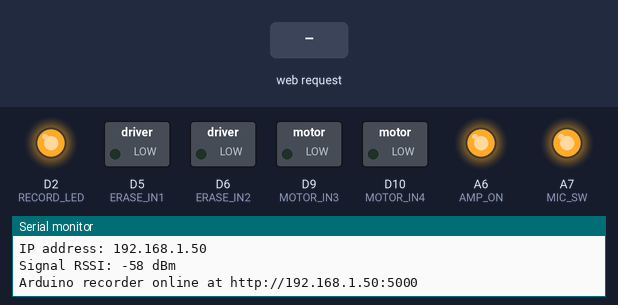
Recording of a sketch running on a simulated Arduino Nano 33 IoT. Shown: switched loads named in the sketch (green lamp = pin HIGH), output pins drawn as LEDs (lit = HIGH), the last lines printed to the serial monitor. Inputs (shaded band) come from the test bench. WiFi joins after 1.5 s; servers stay silent unless stated.

Above: at 2.8 s.
2.9 s: HTTP request GET /power/off received
At 4.0 s:
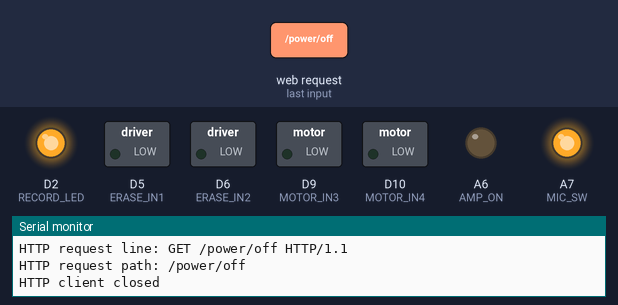
4.4 s: HTTP request GET /record received
At 5.3 s:
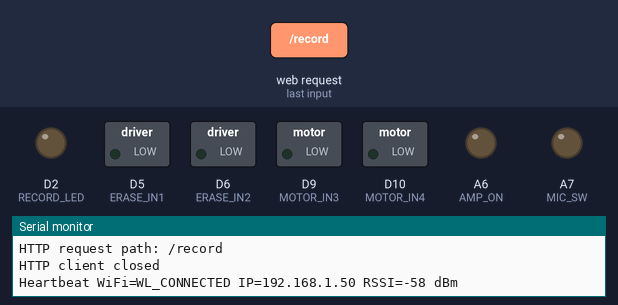
6.0 s: HTTP request GET /erase/on received
At 7.1 s:
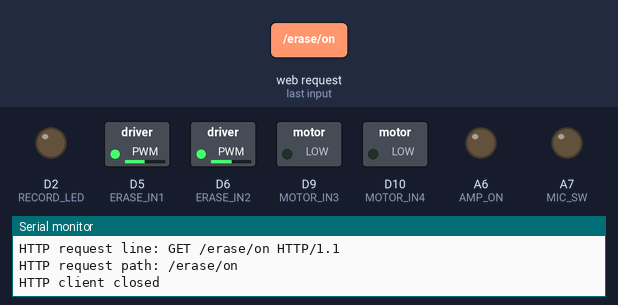
7.5 s: HTTP request GET /ping received
At 8.7 s:
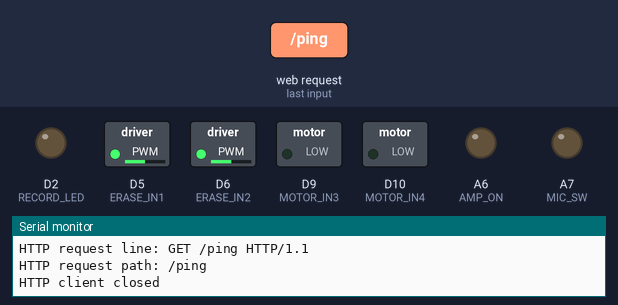
9.0 s: HTTP request GET /power/on received
At 9.4 s:
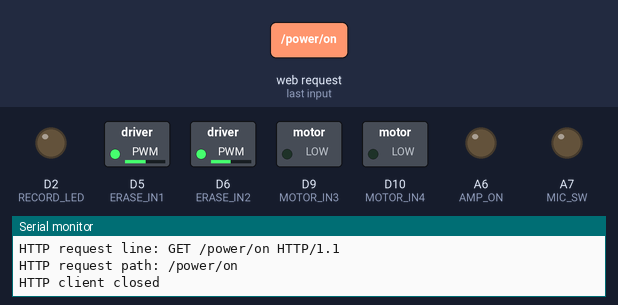
11.5 s: HTTP request GET /play received
At 12.5 s:
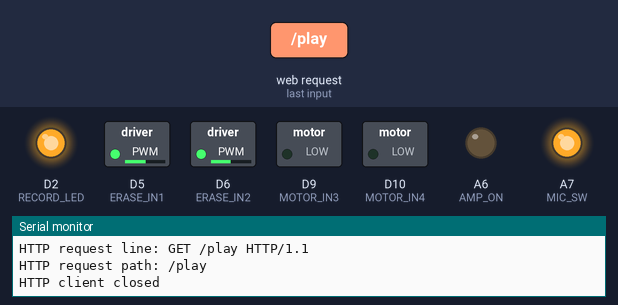
Timing chart, 0 to 36.5 s (numbered marks = the images above; inputs shaded):
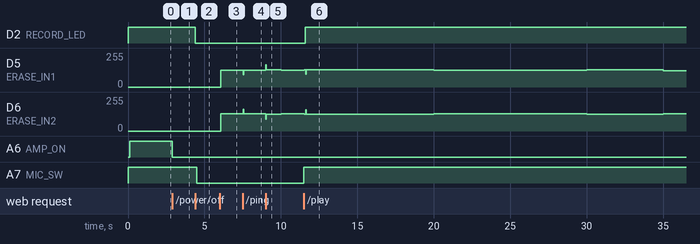

The sketch:

arduino_wifi.ino
```cpp
#include <SPI.h>
#include <WiFiNINA.h>

// Fill these in before uploading to the Nano 33 IoT.
const char WIFI_SSID[] = "gigacube-5039";
const char WIFI_PASS[] = "7eARDTBA65L35d68";

const int HTTP_PORT = 5000;
WiFiServer server(HTTP_PORT);

const int AMP_ON     = 20;  // HIGH = amp on, LOW = muted
const int MIC_SW     = 21;  // inverted: LOW = mic connected, HIGH = mic disconnected
const int RECORD_LED = 2;   // active-low LED

const int ERASE_IN1  = 5;   // DRV8833 erase channel IN1
const int ERASE_IN2  = 6;   // DRV8833 erase channel IN2

const int MOTOR_IN3  = 9;   // DRV8833 motor channel IN3
const int MOTOR_IN4  = 10;  // DRV8833 motor channel IN4

const int MIN_MOTOR_SPEED = 0;
const int DEFAULT_ERASE_FREQ_HZ = 20000;
const unsigned long SERIAL_WAIT_MS = 3000;
const unsigned long WIFI_CONNECT_TIMEOUT_MS = 15000;
const unsigned long WIFI_RETRY_DELAY_MS = 3000;
const unsigned long HTTP_REQUEST_TIMEOUT_MS = 1500;
const unsigned long HEARTBEAT_INTERVAL_MS = 5000;

bool recorderEnabled = true;
bool currentRecordMode = false;
bool eraseActive = false;
int eraseFreqHz = DEFAULT_ERASE_FREQ_HZ;
unsigned long eraseHalfPeriodUs = 25;
unsigned long lastEraseToggle = 0;
bool erasePhase = false;

int currentMotorPWM = 0;
bool currentMotorReverse = false;
bool motorOutputKnown = false;
bool motorOutputReverse = false;
unsigned long lastHeartbeat = 0;

int clampInt(int value, int low, int high) {
  if (value < low) return low;
  if (value > high) return high;
  return value;
}

int normalizeMotorSpeed(int speed) {
  speed = clampInt(speed, 0, 255);

  if (speed == 0) {
    return 0;
  }

  return clampInt(speed, MIN_MOTOR_SPEED, 255);
}

void updateEraseTiming() {
  eraseFreqHz = clampInt(eraseFreqHz, 1000, 50000);
  eraseHalfPeriodUs = 500000UL / (unsigned long)eraseFreqHz;

  if (eraseHalfPeriodUs < 1) {
    eraseHalfPeriodUs = 1;
  }
}

void updateAmpMute() {
  if (!recorderEnabled) {
    digitalWrite(AMP_ON, LOW);
  } else if (eraseActive) {
    digitalWrite(AMP_ON, LOW);
  } else if (currentRecordMode) {
    digitalWrite(AMP_ON, LOW);
  } else {
    digitalWrite(AMP_ON, HIGH);
  }
}

void stopEraseOutputs() {
  eraseActive = false;
  digitalWrite(ERASE_IN1, LOW);
  digitalWrite(ERASE_IN2, LOW);
}

void updateEraseHead() {
  if (!eraseActive) {
    digitalWrite(ERASE_IN1, LOW);
    digitalWrite(ERASE_IN2, LOW);
    return;
  }

  unsigned long now = micros();

  if (now - lastEraseToggle >= eraseHalfPeriodUs) {
    lastEraseToggle += eraseHalfPeriodUs;
    erasePhase = !erasePhase;

    if (erasePhase) {
      digitalWrite(ERASE_IN1, HIGH);
      digitalWrite(ERASE_IN2, LOW);
    } else {
      digitalWrite(ERASE_IN1, LOW);
      digitalWrite(ERASE_IN2, HIGH);
    }
  }
}

void applyMotor() {
  if (!recorderEnabled) {
    analogWrite(MOTOR_IN3, 0);
    analogWrite(MOTOR_IN4, 0);
    digitalWrite(MOTOR_IN3, LOW);
    digitalWrite(MOTOR_IN4, LOW);
    motorOutputKnown = false;
    return;
  }

  currentMotorPWM = normalizeMotorSpeed(currentMotorPWM);

  if (currentMotorPWM == 0) {
    analogWrite(MOTOR_IN3, 0);
    analogWrite(MOTOR_IN4, 0);
    digitalWrite(MOTOR_IN3, LOW);
    digitalWrite(MOTOR_IN4, LOW);
    motorOutputKnown = false;
    return;
  }

  if (motorOutputKnown && motorOutputReverse != currentMotorReverse) {
    analogWrite(MOTOR_IN3, 0);
    analogWrite(MOTOR_IN4, 0);
    digitalWrite(MOTOR_IN3, LOW);
    digitalWrite(MOTOR_IN4, LOW);
    delay(20);
  }

  if (currentMotorReverse) {
    analogWrite(MOTOR_IN3, 0);
    digitalWrite(MOTOR_IN3, LOW);
    analogWrite(MOTOR_IN4, currentMotorPWM);
  } else {
    analogWrite(MOTOR_IN4, 0);
    digitalWrite(MOTOR_IN4, LOW);
    analogWrite(MOTOR_IN3, currentMotorPWM);
  }

  motorOutputKnown = true;
  motorOutputReverse = currentMotorReverse;
}

void ensureMotorForRecord() {
  currentMotorPWM = normalizeMotorSpeed(currentMotorPWM);
}

void delayWithUpdates(unsigned long ms) {
  unsigned long start = millis();

  while (millis() - start < ms) {
    updateEraseHead();
    yield();
  }
}

void setRecordMode(bool muteAmp, bool connectMic, bool recordLed) {
  recorderEnabled = true;
  currentRecordMode = true;

  if (recordLed) {
    digitalWrite(RECORD_LED, LOW);
  }

  if (muteAmp) {
    digitalWrite(AMP_ON, LOW);
    delayWithUpdates(100);
  }

  if (connectMic) {
    digitalWrite(MIC_SW, LOW);
    delayWithUpdates(50);
  }

  if (muteAmp) {
    updateAmpMute();
  }

  ensureMotorForRecord();
}

void setPlayMode() {
  recorderEnabled = true;
  currentRecordMode = false;

  digitalWrite(MIC_SW, HIGH);
  delayWithUpdates(100);
  digitalWrite(RECORD_LED, HIGH);

  updateAmpMute();
}

String getPath(String requestLine) {
  int firstSpace = requestLine.indexOf(' ');
  int secondSpace = requestLine.indexOf(' ', firstSpace + 1);

  if (firstSpace < 0 || secondSpace < 0) {
    return "/";
  }

  return requestLine.substring(firstSpace + 1, secondSpace);
}

String getPathOnly(String url) {
  int queryStart = url.indexOf('?');

  if (queryStart < 0) {
    return url;
  }

  return url.substring(0, queryStart);
}

String getParam(String url, String name, String fallback) {
  int queryStart = url.indexOf('?');

  if (queryStart < 0) {
    return fallback;
  }

  String query = url.substring(queryStart + 1);
  int start = 0;

  while (start < query.length()) {
    int end = query.indexOf('&', start);

    if (end < 0) {
      end = query.length();
    }

    String pair = query.substring(start, end);
    int equals = pair.indexOf('=');
    String key = equals >= 0 ? pair.substring(0, equals) : pair;
    String value = equals >= 0 ? pair.substring(equals + 1) : "1";

    if (key == name) {
      return value;
    }

    start = end + 1;
  }

  return fallback;
}

bool paramEnabled(String url, String name, bool fallback) {
  String value = getParam(url, name, fallback ? "1" : "0");
  value.toLowerCase();

  return !(value == "0" || value == "false" || value == "no" || value == "off");
}

void sendText(WiFiClient &client, int code, const char *status, const char *type, String body) {
  client.print("HTTP/1.1 ");
  client.print(code);
  client.print(" ");
  client.println(status);
  client.print("Content-Type: ");
  client.println(type);
  client.print("Content-Length: ");
  client.println(body.length());
  client.println("Connection: close");
  client.println();
  client.print(body);
}

String statusJson() {
  String body = "{\"recorder_enabled\":";
  body += recorderEnabled ? "true" : "false";
  body += ",\"mode\":\"";
  body += currentRecordMode ? "record" : "play";
  body += "\",\"erase\":";
  body += eraseActive ? "true" : "false";
  body += ",\"erase_freq_hz\":";
  body += eraseFreqHz;
  body += ",\"motor_speed\":";
  body += currentMotorPWM;
  body += ",\"motor_reverse\":";
  body += currentMotorReverse ? "true" : "false";
  body += ",\"ip\":\"";
  IPAddress ip = WiFi.localIP();
  body += String(ip[0]);
  body += ".";
  body += String(ip[1]);
  body += ".";
  body += String(ip[2]);
  body += ".";
  body += String(ip[3]);
  body += "\"}";
  return body;
}

void sendJson(WiFiClient &client) {
  sendText(client, 200, "OK", "application/json", statusJson());
}

void sendHome(WiFiClient &client) {
  String body = "<h2>Cassette Recorder Control - Arduino WiFi</h2>";
  body += "<p><a href=\"/ping\">Ping</a></p>";
  body += "<p><a href=\"/status\">Status</a></p>";
  body += "<p><a href=\"/play\">Play</a></p>";
  body += "<p><a href=\"/record?led=0\">Record</a></p>";
  body += "<p><a href=\"/erase/on?freq=20000\">Erase ON 20 kHz</a></p>";
  body += "<p><a href=\"/erase/off\">Erase OFF</a></p>";
  body += "<p><a href=\"/motor?speed=180\">Motor 180</a></p>";
  body += "<p><a href=\"/motor?speed=255\">Motor max</a></p>";
  body += "<p><a href=\"/stop\">Stop</a></p>";
  sendText(client, 200, "OK", "text/html", body);
}

void handleRequest(WiFiClient &client, String url) {
  String path = getPathOnly(url);

  Serial.print("HTTP request path: ");
  Serial.println(url);

  if (path == "/") {
    sendHome(client);
    return;
  }

  if (path == "/ping") {
    sendText(client, 200, "OK", "text/plain", "pong\n");
    return;
  }

  if (path == "/power/on") {
    recorderEnabled = true;
    updateAmpMute();
    sendJson(client);
    return;
  }

  if (path == "/power/off") {
    recorderEnabled = false;
    stopEraseOutputs();
    currentMotorPWM = 0;
    applyMotor();
    digitalWrite(AMP_ON, LOW);
    digitalWrite(MIC_SW, HIGH);
    digitalWrite(RECORD_LED, HIGH);
    sendJson(client);
    return;
  }

  if (path == "/play") {
    setPlayMode();
    sendJson(client);
    return;
  }

  if (path == "/record") {
    bool muteAmp = paramEnabled(url, "mute", true);
    bool connectMic = paramEnabled(url, "mic", true);
    bool recordLed = paramEnabled(url, "led", true);
    setRecordMode(muteAmp, connectMic, recordLed);
    sendJson(client);
    return;
  }

  if (path == "/erase/on") {
    eraseFreqHz = getParam(url, "freq", String(DEFAULT_ERASE_FREQ_HZ)).toInt();
    updateEraseTiming();
    eraseActive = true;
    lastEraseToggle = micros();
    updateAmpMute();
    sendJson(client);
    return;
  }

  if (path == "/erase/off") {
    stopEraseOutputs();
    updateAmpMute();
    sendJson(client);
    return;
  }

  if (path == "/motor") {
    String speedValue = getParam(url, "speed", "");
    String reverseValue = getParam(url, "reverse", "");

    recorderEnabled = true;

    if (speedValue.length() > 0) {
      currentMotorPWM = normalizeMotorSpeed(speedValue.toInt());
    }

    if (reverseValue.length() > 0) {
      reverseValue.toLowerCase();
      currentMotorReverse = (
        reverseValue == "1" ||
        reverseValue == "true" ||
        reverseValue == "yes" ||
        reverseValue == "on"
      );
    }

    applyMotor();
    sendJson(client);
    return;
  }

  if (path == "/reverse/on") {
    currentMotorReverse = true;
    applyMotor();
    sendJson(client);
    return;
  }

  if (path == "/reverse/off") {
    currentMotorReverse = false;
    applyMotor();
    sendJson(client);
    return;
  }

  if (path == "/stop") {
    currentMotorPWM = 0;
    applyMotor();
    sendJson(client);
    return;
  }

  if (path == "/status") {
    sendJson(client);
    return;
  }

  sendText(client, 404, "Not Found", "application/json", "{\"ok\":false,\"error\":\"not found\"}");
}

void handleClient() {
  WiFiClient client = server.available();

  if (!client) {
    return;
  }

  client.setTimeout(HTTP_REQUEST_TIMEOUT_MS);

  String requestLine = "";
  unsigned long started = millis();

  while (client.connected() && millis() - started < HTTP_REQUEST_TIMEOUT_MS) {
    updateEraseHead();

    if (!client.available()) {
      delay(1);
      continue;
    }

    requestLine = client.readStringUntil('\n');
    requestLine.trim();
    Serial.print("HTTP request line: ");
    Serial.println(requestLine);
    break;
  }

  while (client.connected() && client.available()) {
    String header = client.readStringUntil('\n');

    if (header == "\r" || header.length() == 0) {
      break;
    }
  }

  if (requestLine.length() > 0) {
    handleRequest(client, getPath(requestLine));
  } else {
    Serial.println("HTTP request timed out before request line");
  }

  client.flush();
  delay(10);
  client.stop();
  Serial.println("HTTP client closed");
}

const char *wifiStatusName(int status) {
  switch (status) {
    case WL_IDLE_STATUS:
      return "WL_IDLE_STATUS";
    case WL_NO_SSID_AVAIL:
      return "WL_NO_SSID_AVAIL";
    case WL_SCAN_COMPLETED:
      return "WL_SCAN_COMPLETED";
    case WL_CONNECTED:
      return "WL_CONNECTED";
    case WL_CONNECT_FAILED:
      return "WL_CONNECT_FAILED";
    case WL_CONNECTION_LOST:
      return "WL_CONNECTION_LOST";
    case WL_DISCONNECTED:
      return "WL_DISCONNECTED";
    case WL_NO_MODULE:
      return "WL_NO_MODULE";
    default:
      return "UNKNOWN";
  }
}

void printWiFiStatus() {
  int status = WiFi.status();

  Serial.print("WiFi status: ");
  Serial.print(status);
  Serial.print(" ");
  Serial.println(wifiStatusName(status));
}

void printHeartbeat() {
  if (millis() - lastHeartbeat < HEARTBEAT_INTERVAL_MS) {
    return;
  }

  lastHeartbeat = millis();

  Serial.print("Heartbeat WiFi=");
  Serial.print(wifiStatusName(WiFi.status()));
  Serial.print(" IP=");
  Serial.print(WiFi.localIP());
  Serial.print(" RSSI=");
  Serial.print(WiFi.RSSI());
  Serial.println(" dBm");
}

void connectWiFi() {
  if (WiFi.status() == WL_NO_MODULE) {
    Serial.println("WiFi module not detected. Check board selection and Nano 33 IoT hardware.");

    while (true) {
      delay(1000);
    }
  }

  Serial.print("WiFiNINA firmware: ");
  Serial.println(WiFi.firmwareVersion());
  Serial.print("Connecting to SSID: ");
  Serial.println(WIFI_SSID);

  int attempt = 1;

  while (WiFi.status() != WL_CONNECTED) {
    Serial.print("WiFi attempt ");
    Serial.println(attempt);

    WiFi.begin(WIFI_SSID, WIFI_PASS);

    unsigned long started = millis();

    while (WiFi.status() != WL_CONNECTED && millis() - started < WIFI_CONNECT_TIMEOUT_MS) {
      Serial.print(".");
      delay(500);
    }

    Serial.println();
    printWiFiStatus();

    if (WiFi.status() != WL_CONNECTED) {
      Serial.print("Retrying in ");
      Serial.print(WIFI_RETRY_DELAY_MS / 1000);
      Serial.println(" seconds");
      delay(WIFI_RETRY_DELAY_MS);
    }

    attempt++;
  }

  Serial.println("WiFi connected");
  Serial.print("IP address: ");
  Serial.println(WiFi.localIP());
  Serial.print("Signal RSSI: ");
  Serial.print(WiFi.RSSI());
  Serial.println(" dBm");
}

void setup() {
  Serial.begin(115200);

  unsigned long serialStarted = millis();

  while (!Serial && millis() - serialStarted < SERIAL_WAIT_MS) {
    delay(10);
  }

  Serial.println();
  Serial.println("Arduino WiFi cassette controller booting");

  pinMode(AMP_ON, OUTPUT);
  pinMode(MIC_SW, OUTPUT);
  pinMode(RECORD_LED, OUTPUT);

  pinMode(ERASE_IN1, OUTPUT);
  pinMode(ERASE_IN2, OUTPUT);

  pinMode(MOTOR_IN3, OUTPUT);
  pinMode(MOTOR_IN4, OUTPUT);

  digitalWrite(AMP_ON, LOW);
  digitalWrite(MIC_SW, HIGH);
  digitalWrite(RECORD_LED, HIGH);

  stopEraseOutputs();
  currentMotorPWM = 0;
  applyMotor();
  setPlayMode();

  connectWiFi();
  server.begin();

  Serial.print("Arduino recorder online at http://");
  Serial.print(WiFi.localIP());
  Serial.print(":");
  Serial.println(HTTP_PORT);
}

void loop() {
  printHeartbeat();
  updateEraseHead();
  handleClient();
}
```

Measured:
- after the input at 2.9 s, A6 (AMP_ON): HIGH → LOW at once
- after the input at 4.4 s, D2 (RECORD_LED): HIGH → LOW at once; A7 (MIC_SW): HIGH → LOW after 0.10 s
- after the input at 6.0 s, D5 (ERASE_IN1): 0/255 → 125/255 after 0.05 s; D6 (ERASE_IN2): 0/255 → 131/255 after 0.05 s
- after the input at 7.5 s, D5 (ERASE_IN1): 125/255 → 127/255 at once; D6 (ERASE_IN2): 131/255 → 128/255 at once
- after the input at 9.0 s, D5 (ERASE_IN1): 127/255 → 130/255 at once, → 124/255 1.0 s later; D6 (ERASE_IN2): 128/255 → 125/255 at once, → 131/255 1.0 s later
- after the input at 11.5 s, D2 (RECORD_LED): LOW → HIGH after 0.10 s; A7 (MIC_SW): LOW → HIGH at once
